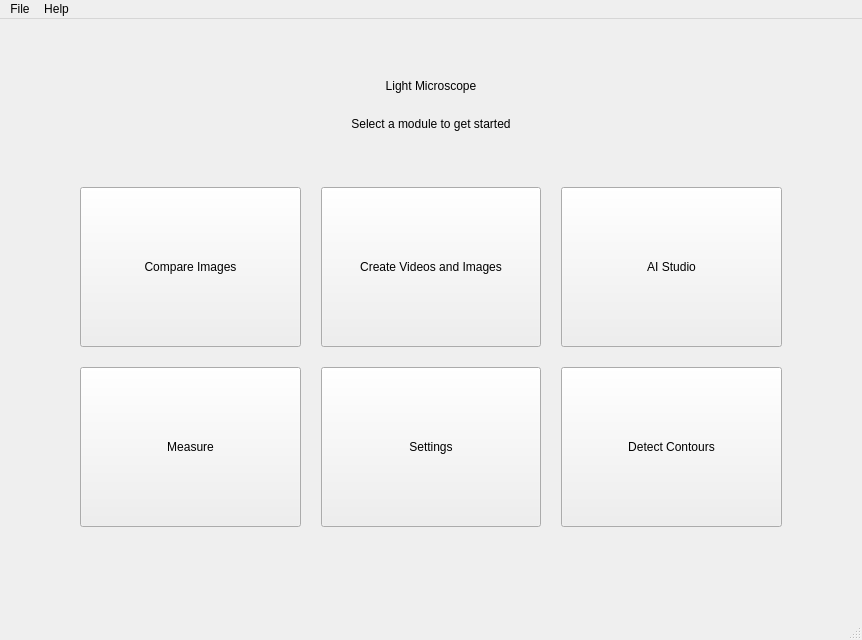
<?xml version="1.0" encoding="UTF-8"?>
<ui version="4.0">
 <class>MainWindow</class>
 <widget class="QMainWindow" name="MainWindow">
  <property name="geometry">
   <rect>
    <x>0</x>
    <y>0</y>
    <width>862</width>
    <height>640</height>
   </rect>
  </property>
  <property name="windowTitle">
   <string>Light Microscope</string>
  </property>
  <widget class="QWidget" name="centralwidget">
   <layout class="QVBoxLayout" name="rootLayout">
    <property name="spacing">
     <number>24</number>
    </property>
    <property name="leftMargin">
     <number>80</number>
    </property>
    <property name="topMargin">
     <number>60</number>
    </property>
    <property name="rightMargin">
     <number>80</number>
    </property>
    <property name="bottomMargin">
     <number>60</number>
    </property>
    <item>
     <widget class="QLabel" name="lblTitle">
      <property name="text">
       <string>Light Microscope</string>
      </property>
      <property name="alignment">
       <set>Qt::AlignmentFlag::AlignCenter</set>
      </property>
     </widget>
    </item>
    <item>
     <widget class="QLabel" name="lblSubtitle">
      <property name="text">
       <string>Select a module to get started</string>
      </property>
      <property name="alignment">
       <set>Qt::AlignmentFlag::AlignCenter</set>
      </property>
     </widget>
    </item>
    <item>
     <spacer name="topSpacer">
      <property name="orientation">
       <enum>Qt::Orientation::Vertical</enum>
      </property>
      <property name="sizeHint" stdset="0">
       <size>
        <width>20</width>
        <height>20</height>
       </size>
      </property>
     </spacer>
    </item>
    <item>
     <layout class="QGridLayout" name="dashboardGrid">
      <property name="spacing">
       <number>20</number>
      </property>
      <item row="0" column="0">
       <widget class="QPushButton" name="btnImages">
        <property name="minimumSize">
         <size>
          <width>220</width>
          <height>160</height>
         </size>
        </property>
        <property name="toolTip">
         <string>Image Comparison</string>
        </property>
        <property name="text">
         <string>Compare Images</string>
        </property>
       </widget>
      </item>
      <item row="1" column="1">
       <widget class="QPushButton" name="btnSettings">
        <property name="minimumSize">
         <size>
          <width>220</width>
          <height>160</height>
         </size>
        </property>
        <property name="toolTip">
         <string>Settings</string>
        </property>
        <property name="text">
         <string>Settings</string>
        </property>
       </widget>
      </item>
      <item row="0" column="2">
       <widget class="QPushButton" name="btnAiStudio">
        <property name="minimumSize">
         <size>
          <width>220</width>
          <height>160</height>
         </size>
        </property>
        <property name="toolTip">
         <string>AI Studio — Annotate &amp; Train YOLO models</string>
        </property>
        <property name="text">
         <string>AI Studio</string>
        </property>
       </widget>
      </item>
      <item row="1" column="0">
       <widget class="QPushButton" name="btnMeasure">
        <property name="minimumSize">
         <size>
          <width>220</width>
          <height>160</height>
         </size>
        </property>
        <property name="toolTip">
         <string>Length Measurement</string>
        </property>
        <property name="text">
         <string>Measure</string>
        </property>
       </widget>
      </item>
      <item row="0" column="1">
       <widget class="QPushButton" name="btnVideo">
        <property name="minimumSize">
         <size>
          <width>220</width>
          <height>160</height>
         </size>
        </property>
        <property name="toolTip">
         <string>Video Capture</string>
        </property>
        <property name="text">
         <string>Create Videos and Images</string>
        </property>
       </widget>
      </item>
      <item row="1" column="2">
       <widget class="QPushButton" name="btnContours">
        <property name="minimumSize">
         <size>
          <width>220</width>
          <height>160</height>
         </size>
        </property>
        <property name="toolTip">
         <string>Contour Detection</string>
        </property>
        <property name="text">
         <string>Detect Contours</string>
        </property>
       </widget>
      </item>
     </layout>
    </item>
    <item>
     <spacer name="bottomSpacer">
      <property name="orientation">
       <enum>Qt::Orientation::Vertical</enum>
      </property>
      <property name="sizeHint" stdset="0">
       <size>
        <width>20</width>
        <height>20</height>
       </size>
      </property>
     </spacer>
    </item>
   </layout>
  </widget>
  <widget class="QMenuBar" name="menubar">
   <property name="geometry">
    <rect>
     <x>0</x>
     <y>0</y>
     <width>862</width>
     <height>23</height>
    </rect>
   </property>
   <widget class="QMenu" name="menuFile">
    <property name="title">
     <string>File</string>
    </property>
    <addaction name="actionExit"/>
   </widget>
   <widget class="QMenu" name="menuHelp">
    <property name="title">
     <string>Help</string>
    </property>
    <addaction name="actionAbout"/>
   </widget>
   <addaction name="menuFile"/>
   <addaction name="menuHelp"/>
  </widget>
  <widget class="QStatusBar" name="statusbar"/>
  <action name="actionExit">
   <property name="text">
    <string>Exit</string>
   </property>
   <property name="shortcut">
    <string>Ctrl+Q</string>
   </property>
  </action>
  <action name="actionAbout">
   <property name="text">
    <string>About</string>
   </property>
  </action>
 </widget>
 <resources/>
 <connections/>
</ui>
